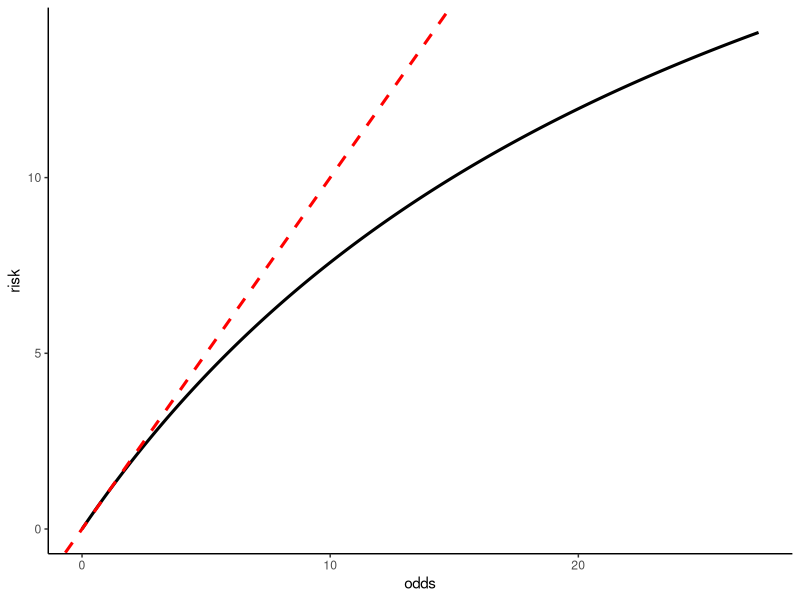
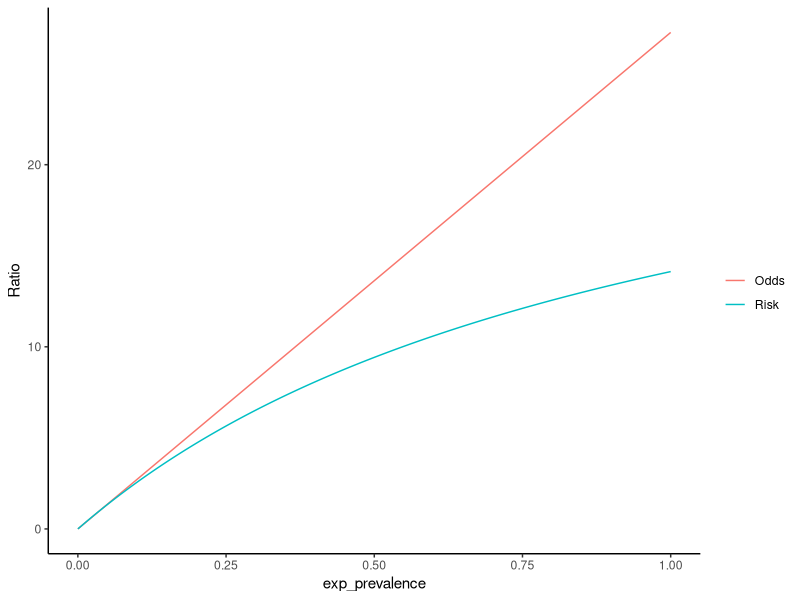
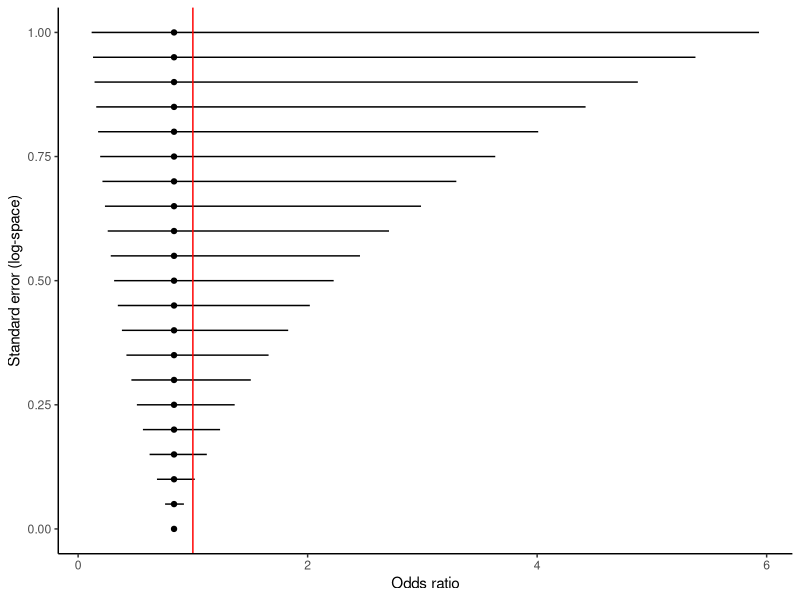
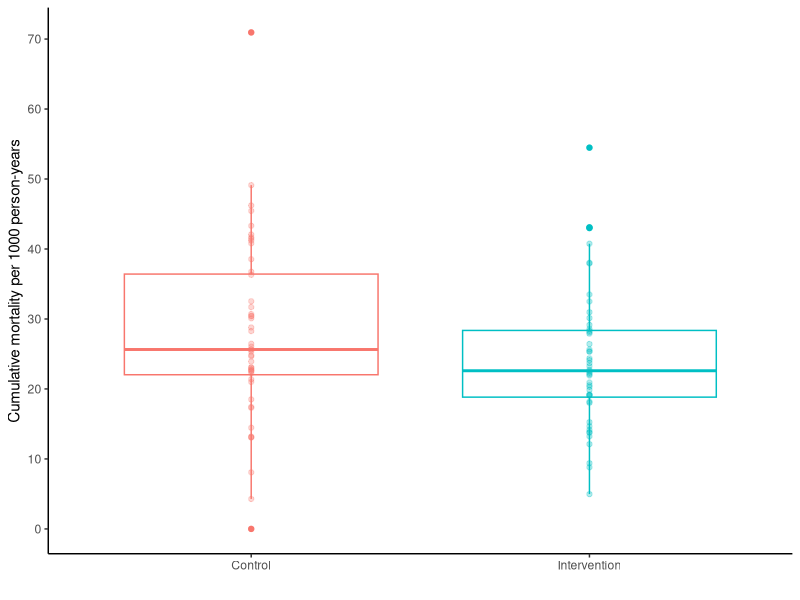
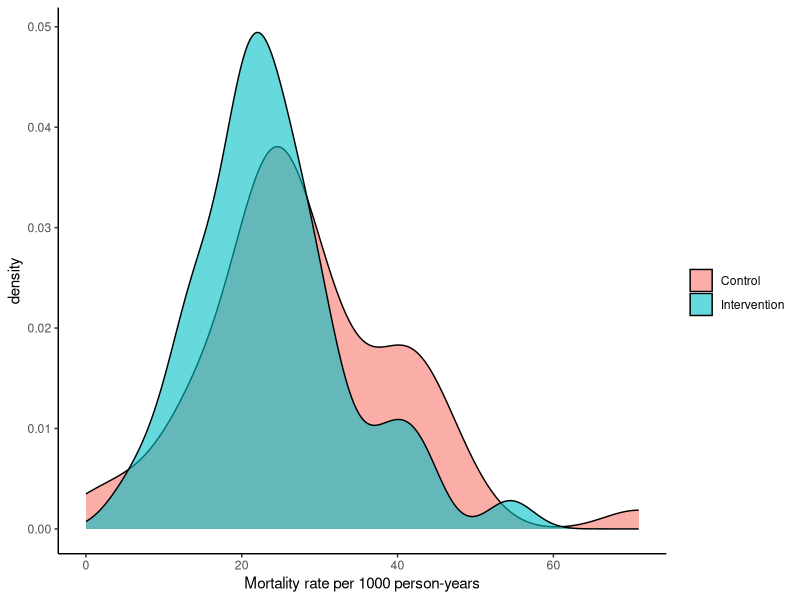
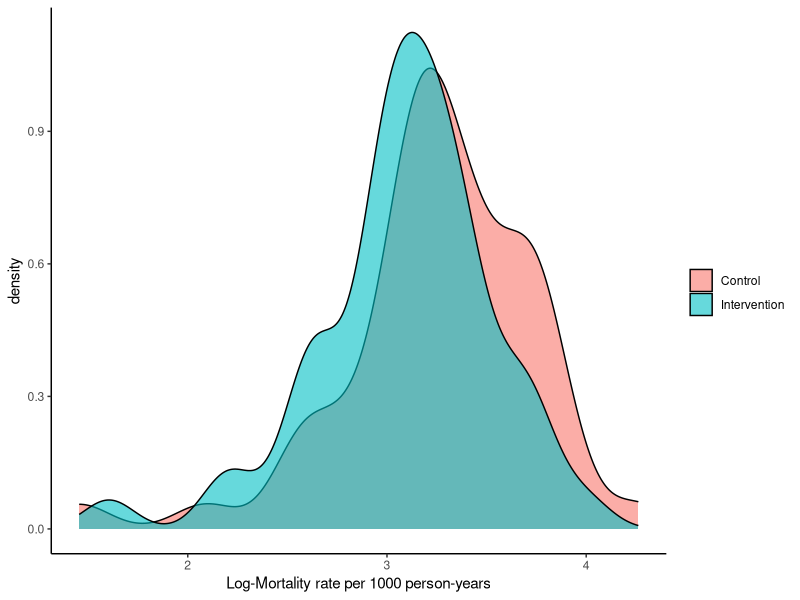
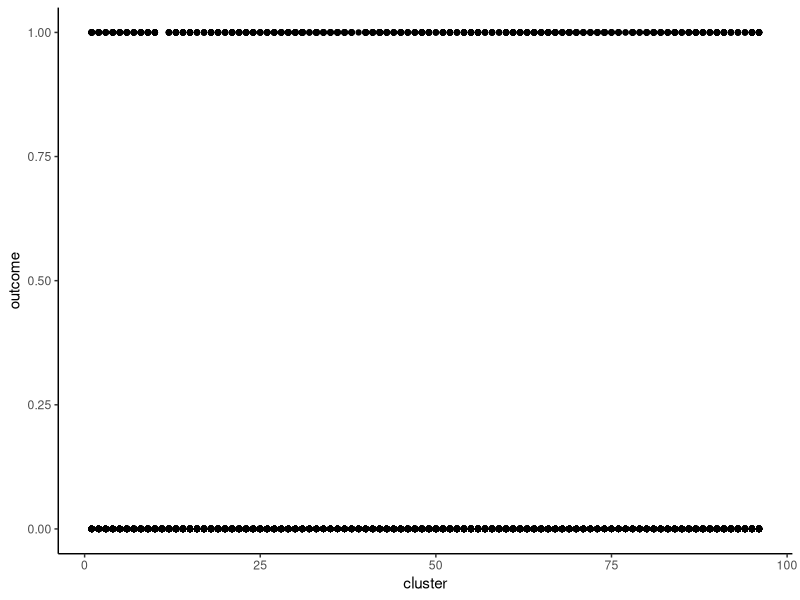
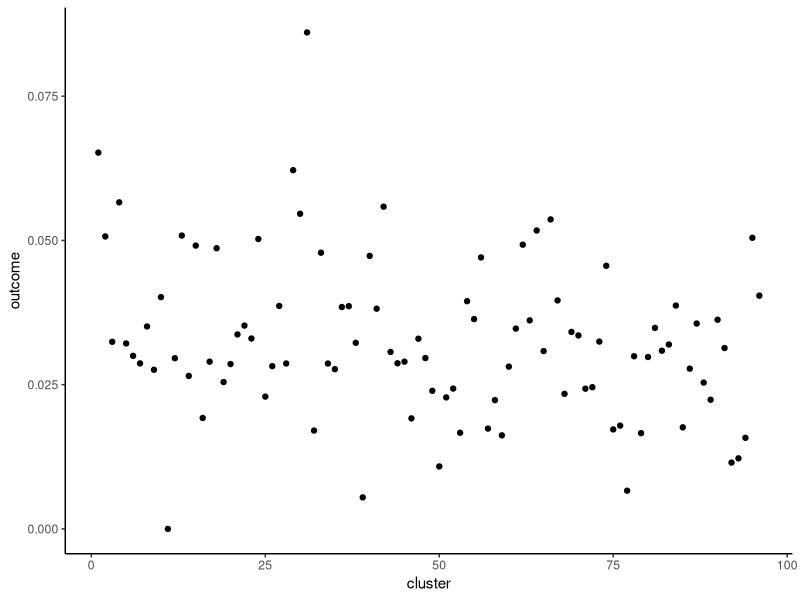

Source code (R) for these figures, in order:
## ---- chunk 1
set.seed(101)
library(knitr)
library(ggplot2)
library(data.table)
library(scales)
library(boot) # has inv.logit() function
library(lme4)
library(MASS)

# Setting personal working directory
os <-  "pc"

if(os  == "mac"){
  setwd("~/Documents/OneDrive - UW/PhD/GH Teaching Assistant/Data")
} else {
  setwd("C:/Users/ctroeger/OneDrive - UW/PhD/GH Teaching Assistant/Data/")
}

# Read in data
dt <- fread("gha_bednet.csv")
## ---- chunk 2
dt[, intervention := factor(bednet, levels = c(1,0),
                            labels = c("Intervention","Control"))]
dt[, deaths := factor(outcome, levels = c(1,0),
                      labels = c("Dead","Alive"))]

kable(data.table(col1 = c("","Exposed","Unexposed"),
                 col2 = c("Outcome","A","C"),
                 col3 = c("No outcome", "B", "D")),
      col.names = NULL)

my_2x2 <- table(dt$intervention, dt$deaths)
my_2x2

## ---- chunk 3

a <- 396
b <- 12917
c <- 461
d <- 12568

or <- (my_2x2[1,1] * my_2x2[2,2]) / (my_2x2[1,2] * my_2x2[2,1])
or <- (a * d) / (b * c)
rr <- (a / (a + b)) / (c / (c + d))
round(or, 2)
round(rr, 2)
## ---- chunk 4
estimate_risks_function <- function(x){
  a <- x
  or <- (a * d) / (b * c)
  rr <- (a / (a + b)) / (c / (c + d))
  return(data.table(odds = or,
                    risk = rr))
}

estimate_risks_function(a)

## Great, it works. Let's do a loop and plot the results
my_sim <- data.table()
for(i in 1:12917){
  my_sim <- rbind(my_sim, 
                  estimate_risks_function(i))
}
my_sim$events <- 1:12917
my_sim$exp_prevalence <- my_sim$events / 12917

ggplot(my_sim, aes(x = odds, y = risk)) + 
  theme_classic() + 
  geom_line(lwd = 1.05) + 
  geom_abline(intercept = 0, slope = 1, 
              col = "red", lwd = 1.05, lty = 2)

ggplot(my_sim, aes(x = exp_prevalence)) +
  geom_line(aes(y = odds, col = "Odds")) + 
  geom_line(aes(y = risk, col = "Risk")) +
  ylab("Ratio") + theme_classic() +
  scale_color_discrete("")
## ---- chunk 5
mod0 <- glm(outcome ~ bednet, data = dt, family = "binomial")
summary(mod0)
or_fitted <- exp(coef(mod0)[2])
round(or_fitted, 2)
## ---- chunk 6
# Get the beta coefficient
bednet_beta <- coef(mod0)[2]

# One way to get the standard error is to index the summary table.
mod_se <- summary(mod0)$coefficients[2,2]

# I prefer extracting from the variance-covariance matrix
mod_se <- sqrt(diag(vcov(mod0)))[2]

# So, how do we get our confidence intervals? 
# We must first add to our beta and THEN exponentiate
mod_ci <- c(exp(bednet_beta - mod_se * 1.96),
            exp(bednet_beta + mod_se * 1.96))

print(paste0("The estimated odds ratio was ", 
             round(exp(bednet_beta), 2), 
             " (", paste(round(mod_ci,2), collapse = " to "),")"))

## ---- chunk 7
silly_ci <- data.table(bednet_beta,
                       log_se = seq(0,1,0.05))
silly_ci[, lower := lapply(.SD, function(x) exp(bednet_beta - x * 1.96)),
         .SDcols = "log_se"]
silly_ci[, upper := lapply(.SD, function(x) exp(bednet_beta + x * 1.96)),
         .SDcols = "log_se"]

ggplot(silly_ci, aes(x = log_se, y = exp(bednet_beta),
                     ymin = lower, ymax = upper)) +
  geom_point() + geom_errorbar(width = 0) + 
  theme_classic() + 
  ylab("Odds ratio") +
  xlab("Standard error (log-space)") +
  coord_flip() + geom_hline(yintercept = 1, col = "red")


## ---- chunk 8
library(parameters)
print_md(model_parameters(mod0, exponentiate = T))

## ---- chunk 9
print_md(model_parameters(mod0, exponentiate = T))
## ---- chunk 10
mean(dt[bednet == 0]$outcome)
inv.logit(coef(mod0)[1])
## ---- chunk 11
inv.logit(sum(coef(mod0)))
## ---- chunk 12
mean(dt[bednet == 1]$outcome)
## ---- chunk 13
# One way to get the standard error is to index the summary table.
mod_se <- summary(mod0)$coefficients[,2]

sims_intercept <- rnorm(10000, mean = coef(mod0)[1], sd = mod_se[1])
sims_intervention  <- rnorm(10000, mean = coef(mod0)[2], sd = mod_se[2])

# We need to combine the intercept and the intervention sims
sims_intervention <- sims_intercept + sims_intervention

sim_means <- c(mean(sims_intercept), mean(sims_intervention))
sim_upper <- c(quantile(sims_intercept, 0.025), quantile(sims_intervention, 0.025))
sim_lower <- c(quantile(sims_intercept, 0.975), quantile(sims_intervention, 0.975))
## ---- chunk 14
head(dt)
## ---- chunk 15
## Summary by cluster
# The average of a binary variable is a proportion
cluster <- dt[, lapply(.SD, function(x) mean(x)),
                    by = c("cluster","bednet"),
                    .SDcols = c("outcome","agemn","follyr","sex")]

## Finding the mortality rate can be completed in two equivalent ways.
# You can find the average outcome / average follow up time
cluster[, mort_rate := outcome / follyr * 1000]
# Or you can sum up events an follow up time and divide by cluster
dt[, subject := 1]
cluster_inc <- dt[, lapply(.SD, function(x) sum(x)),
                  by = c("cluster"),
                  .SDcols = c("outcome","follyr","subject")]
cluster_inc[, mort_rate := outcome / follyr * 1000]

## Regardless of our approach, let's merge to get sums and averages
# we must have count outcome for poisson
setnames(cluster_inc, c("outcome","follyr","subject"),
         c("cumulative_outcome","cumulative_follyr","n_children"))
cluster <- merge(cluster, cluster_inc[,c("cluster","cumulative_outcome","cumulative_follyr","n_children")],
                 by = "cluster")

ggplot(cluster, aes(x = factor(bednet), y = mort_rate, col = factor(bednet))) +
  geom_boxplot() + geom_point(alpha = 0.3) + 
  theme_classic() + 
  scale_x_discrete("", labels = c("Control","Intervention")) +
  scale_y_continuous("Cumulative mortality per 1000 person-years", breaks = seq(0,70,10)) +
  guides(col = "none") 

cluster_mean <- cluster[, lapply(.SD, function(x) mean(x)),
                        by = "bednet",
                        .SDcols = "mort_rate"]
cluster_sd <- cluster[, lapply(.SD, function(x) sd(x)),
                      by = "bednet",
                      .SDcols = "mort_rate"]

kable(data.table(Group = c("Intervention","Control"),
                 Mean = cluster_mean$mort_rate,
                 StdDev = cluster_sd$mort_rate),
      digits = 2)
## ---- chunk 16
ggplot(cluster, aes(x = mort_rate, fill = factor(bednet))) + 
  geom_density(alpha = 0.6) + 
  theme_classic() + 
  xlab("Mortality rate per 1000 person-years") +
  scale_fill_discrete("", labels = c("Control","Intervention"))
## ---- chunk 17
cluster$log_rate <- log(cluster$mort_rate)
ggplot(cluster, aes(x = log_rate, fill = factor(bednet))) + 
  geom_density(alpha = 0.6) + 
  theme_classic() + 
  xlab("Log-Mortality rate per 1000 person-years") +
  scale_fill_discrete("", labels = c("Control","Intervention"))

## ---- chunk 18
ggplot(dt, aes(x = cluster, y = outcome)) + geom_point() +
  theme_classic()
## ---- chunk 19
ggplot(cluster, aes(x = cluster, y = outcome)) + 
  geom_point() + theme_classic()
## ---- chunk 20
t.test(cluster[bednet == 0]$mort_rate, cluster[bednet == 1]$mort_rate)
## ---- chunk 21
t.test(cluster[bednet == 0 & log_rate != "-Inf"]$log_rate, cluster[bednet == 1]$log_rate)
## ---- chunk 22
mod1 <- glm(cumulative_outcome ~ offset(log(cumulative_follyr)) + bednet, data = cluster, family = poisson)
summary(mod1)
## ---- chunk 23
mod2 <- glm(outcome ~ offset(log(follyr)) + bednet, data = dt, family = poisson)
summary(mod2)
## ---- chunk 24
cluster[, cluster_order := factor(cluster)]
cluster[, cluster_order := reorder(cluster_order, agemn)]
ggplot(cluster, aes(x = agemn, y = mort_rate)) + 
  geom_point(aes(col = factor(bednet), size = n_children), alpha = 0.6) + 
  stat_smooth(method = "lm", se = F, col = "black") +
  guides(size = "none") + 
  theme_classic() + 
  ylab("Mortality rate per 1000 person-years") +
  xlab("Average age in months") + 
  scale_color_discrete("", labels = c("Control","Intervention"))
## ---- chunk 25
mort_age <- dt[, lapply(.SD, function(x) sum(x)),
               by = c("agegp","bednet"),
               .SDcols = c("subject","follyr","outcome")]

ggplot(mort_age, aes(x = agegp, y = outcome / follyr * 1000, fill = factor(bednet))) +
  geom_bar(stat = "identity", position = position_dodge(width = 0.9)) +
  ylab("Mortality rate per 1000") +
  theme_classic() + scale_fill_discrete("", labels = c("Control","Intervention"))

## ---- chunk 26
t.test(cluster[bednet == 0]$agemn, cluster[bednet == 1]$agemn)

ggplot(cluster, aes(x = factor(bednet), y = agemn, col = factor(bednet))) +
  geom_boxplot() + geom_point(alpha = 0.5) +
  theme_classic()
## ---- chunk 27
mod <- glm(outcome ~ factor(agegp) + factor(sex) + offset(log(follyr)), data = dt, 
           family = "poisson")
summary(mod)

dt$pois_pred <- exp(predict(mod, newdata = dt))
## ---- chunk 28
## aggregate
pois_agg <- dt[, lapply(.SD, function(x) sum(x)),
               .SDcols = c("outcome","pois_pred", "follyr"),
               by = c("cluster","bednet")]
pois_agg$residual <- (pois_agg$outcome - pois_agg$pois_pred) / pois_agg$follyr

t.test(pois_agg[bednet == 0]$residual, pois_agg[bednet == 1]$residual)

cluster_mean <- pois_agg[, lapply(.SD, function(x) mean(x)),
                        by = "bednet",
                        .SDcols = "residual"]
cluster_sd <- pois_agg[, lapply(.SD, function(x) sd(x)),
                      by = "bednet",
                      .SDcols = "residual"]

kable(data.table(Group = c("Intervention","Control"),
                 Mean = cluster_mean$residual*1000,
                 StdDev = cluster_sd$residual*1000),
      digits = 2)
## ---- chunk 29
ggplot(pois_agg, aes(x = outcome, y = pois_pred, col = factor(bednet))) +
  geom_point(alpha = 0.6, size = 3) + 
  scale_x_continuous("Deaths") +
  scale_y_continuous("Predicted") +
  scale_color_discrete("", labels = c("Control","Intervention")) +
  theme_classic() +
  geom_density_2d(lwd = 1.05)

ggplot(pois_agg, aes(x = residual, fill = factor(bednet))) + 
  geom_density(alpha = 0.6) + 
  theme_classic() + 
  geom_vline(xintercept = 0, lty = 2) + 
  xlab("Residual from predictions") +
  scale_fill_discrete("", labels = c("Control","Intervention"))
